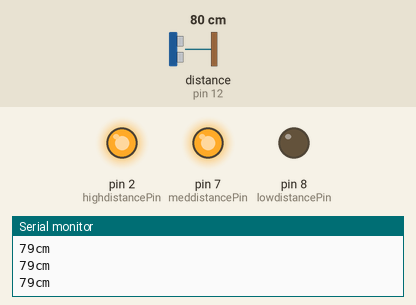
This sketch was run on a simulated Arduino Uno, built with avr-gcc and run on an emulated ATmega328P. On the bench: output pins drawn as LEDs (lit = HIGH), the last lines printed to the serial monitor. Wiring (inferred from the names in the program): ultrasonic range finder: trigger pin 11; echo pin 12. Inputs (shaded band) come from the test bench; at power-on: distance to the obstacle (sensor on pin 12) 80 cm. The echo pulse lasts 58.3 µs per cm; pins used as bus, display or sensor lines are not drawn.

Above: at 1.2 s.
1.3 s: distance to the obstacle (sensor on pin 12) set to 45 cm
2.8 s: distance to the obstacle (sensor on pin 12) set to 39 cm
At 3.2 s:
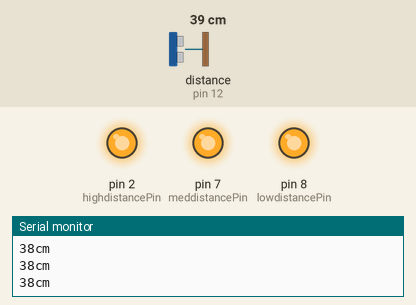
4.3 s: distance to the obstacle (sensor on pin 12) set to 60 cm
At 4.8 s:
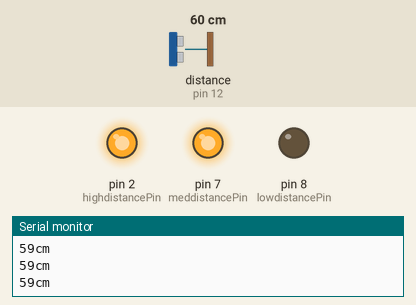
5.8 s: distance to the obstacle (sensor on pin 12) set to 2 cm
At 6.7 s:
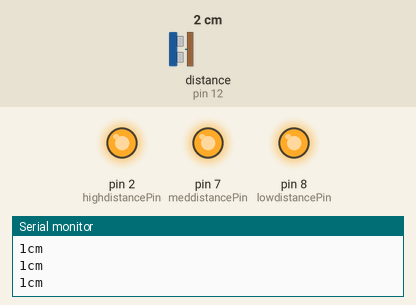
Timing chart, 0 to 8.3 s (numbered marks = the images above; inputs shaded):
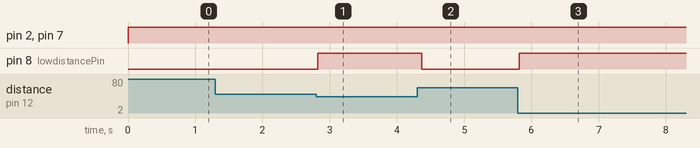

The sketch:

proximity_sensor.ino
```cpp
/*
   Ultrasonic sensor Pins:
       VCC: +5VDC
       Trig : Trigger (INPUT) - Pin11
       Echo: Echo (OUTPUT) - Pin 12
       GND: GND
*/
int lowdistancePin = 8;
int meddistancePin = 7;
int highdistancePin = 2;
int trigPin = 11;    // Trigger
int echoPin = 12;    // Echo
long duration, cm, inches;

void setup() {
  //Serial Port begin
  Serial.begin (9600);
  //Define inputs and outputs
  pinMode(trigPin, OUTPUT);
  pinMode(echoPin, INPUT);
  pinMode(lowdistancePin, OUTPUT);
  pinMode(meddistancePin, OUTPUT);
  pinMode(highdistancePin, OUTPUT);
}

void loop() {
  // The sensor is triggered by a HIGH pulse of 10 or more microseconds.
  // Give a short LOW pulse beforehand to ensure a clean HIGH pulse:
  digitalWrite(trigPin, LOW);
  delayMicroseconds(5);
  digitalWrite(trigPin, HIGH);
  delayMicroseconds(10);
  digitalWrite(trigPin, LOW);

  // Read the signal from the sensor: a HIGH pulse whose
  // duration is the time (in microseconds) from the sending
  // of the ping to the reception of its echo off of an object.
  pinMode(echoPin, INPUT);
  duration = pulseIn(echoPin, HIGH);

  // Convert the time into a distance
  cm = (duration / 2) / 29.1;   // Divide by 29.1 or multiply by 0.0343
  Serial.print(cm);
  Serial.print("cm");
  Serial.println();
  if (cm > 360) {
    digitalWrite(highdistancePin, HIGH);
    digitalWrite(meddistancePin, LOW);
    digitalWrite(lowdistancePin, LOW);
  } else if ( cm <= 360 && cm > 40) {
    digitalWrite(highdistancePin, HIGH);
    digitalWrite(meddistancePin, HIGH);
    digitalWrite(lowdistancePin, LOW);
  }
  else if (cm <= 40) {
    digitalWrite(highdistancePin, HIGH);
    digitalWrite(meddistancePin, HIGH);
    digitalWrite(lowdistancePin, HIGH);
  } else {
    digitalWrite(highdistancePin, LOW);
    digitalWrite(meddistancePin, LOW);
    digitalWrite(lowdistancePin, LOW);
  }
  delay(100);
}
```

Measured:
- the behaviour switches between 42 and 41 cm on distance to the obstacle (sensor on pin 12) (found by bisection; images 0 and 1)
- after the input at 2.8 s, pin 8 (lowdistancePin): LOW → HIGH at once
- after the input at 4.3 s, pin 8 (lowdistancePin): HIGH → LOW after 0.07 s
- after the input at 5.8 s, pin 8 (lowdistancePin): LOW → HIGH at once
